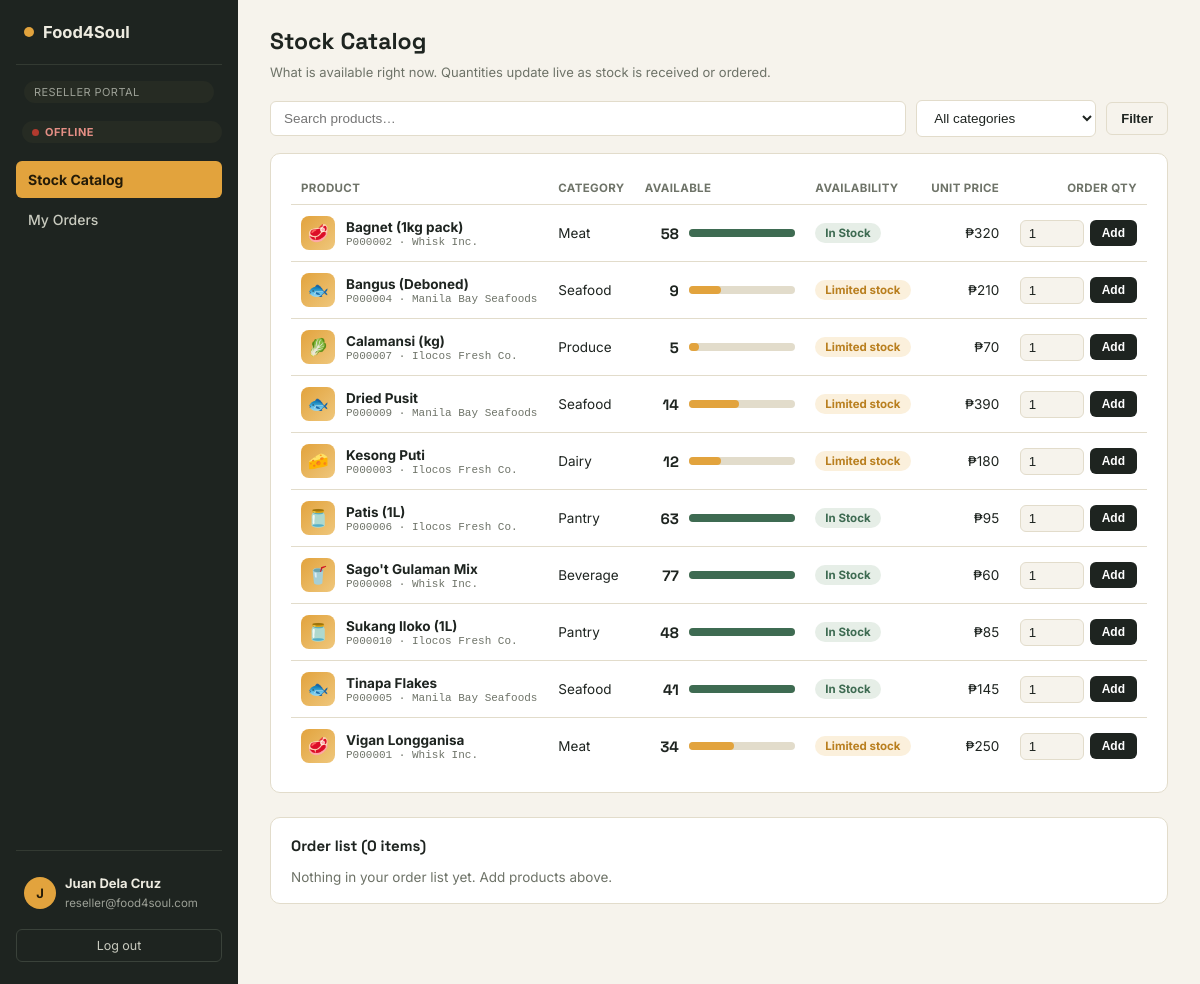
The page /reseller/catalog.php (signed in) on the database its author committed.
### tables this page shows
CREATE TABLE products (
  Product_ID              VARCHAR(10)  PRIMARY KEY,
  Product_Name            VARCHAR(100) NOT NULL,
  Description             TEXT,
  Category                VARCHAR(50),
  Unit_Price              DECIMAL(10,2) NOT NULL,
  Current_Stock_Quantity  INT NOT NULL DEFAULT 0,
  Supplier_ID             VARCHAR(10),
  CONSTRAINT fk_products_supplier
    FOREIGN KEY (Supplier_ID) REFERENCES suppliers(Supplier_ID) ON DELETE SET NULL
);

CREATE TABLE suppliers (
  Supplier_ID      VARCHAR(10)  PRIMARY KEY,
  Supplier_Name    VARCHAR(100) NOT NULL,
  Contact_Person   VARCHAR(100),
  Contact_Address  VARCHAR(255),
  Phone_Number     VARCHAR(20),
  Email_Address    VARCHAR(100)
);

### reseller/catalog.php (the view, shortened to what this page needs)
<?php
require_once __DIR__ . '/../includes/auth.php';
require_once __DIR__ . '/../includes/functions.php';
$search = trim($_GET['q'] ?? '');
$cat    = trim($_GET['cat'] ?? '');
$sql = "SELECT p.*, COALESCE(i.Reorder_Level, 0) AS Reorder_Level, s.Supplier_Name
        FROM products p
        LEFT JOIN inventory i ON i.Product_ID = p.Product_ID
        LEFT JOIN suppliers s ON s.Supplier_ID = p.Supplier_ID
        WHERE p.Product_Name LIKE ?" . ($cat !== '' ? " AND p.Category = ?" : "") . " ORDER BY p.Product_Name";
$params = ['%' . $search . '%'];
$stmt = $pdo->prepare($sql);
$stmt->execute($params);
$products = $stmt->fetchAll();
$cartLines = []; $cartTotal = 0; $cartCount = 0;
require __DIR__ . '/../includes/header.php';
?>
<div class="topbar"><h1>Stock Catalog</h1></div>
<p class="page-sub">What is available right now. Quantities update live as stock is received or ordered.</p>
<form method="get" class="toolbar">
  <input class="search-input" type="text" name="q" placeholder="Search products…" value="<?= htmlspecialchars($search) ?>">
  <select class="search-input" name="cat" style="max-width:180px;">
    <option value="">All categories</option>
  </select>
  <button class="btn btn-ghost" type="submit">Filter</button>
</form>
<div class="panel" data-live="catalog"><div class="table-scroll">
  <table>
    <thead><tr><th>Product</th><th>Category</th><th>Available</th><th>Availability</th><th class="num-r">Unit price</th><th class="num-r">Order qty</th></tr></thead>
    <tbody>
      <?php foreach ($products as $p):
        $st = stock_status($p['Current_Stock_Quantity'], $p['Reorder_Level']); $pid = htmlspecialchars($p['Product_ID']);
        $room = (int)$p['Current_Stock_Quantity'] - (int)($_SESSION['cart'][$p['Product_ID']] ?? 0); ?>
        <tr>
          <td><div class="prod-cell"><span class="ic"><?= category_icon($p['Category']) ?></span><div><strong><?= htmlspecialchars($p['Product_Name']) ?></strong><span class="sku"><?= $pid ?> · <?= htmlspecialchars($p['Supplier_Name'] ?? '—') ?></span></div></div></td>
          <td><?= htmlspecialchars($p['Category']) ?></td>
          <td><div class="qtycell"><span class="n" data-key="stock-<?= $pid ?>"><?= (int)$p['Current_Stock_Quantity'] ?></span><?= stock_bar($p['Current_Stock_Quantity'], $p['Reorder_Level'], false) ?></div></td>
          <td><span class="badge <?= badge_class($st === 'Low Stock' ? 'Pending' : $st) ?>" data-key="st-<?= $pid ?>"><?= $st === 'Low Stock' ? 'Limited stock' : $st ?></span></td>
          <td class="num-r"><?= peso($p['Unit_Price']) ?></td>
          <td>
            <?php if ($room > 0): ?>
            <form method="post" class="add-form">
              <input class="inline-input" type="number" name="qty" value="1" min="1" max="<?= $room ?>" aria-label="Quantity of <?= htmlspecialchars($p['Product_Name']) ?>">
              <button class="btn btn-primary btn-sm" type="submit">Add</button>
            </form>
            <?php else: ?>
              <div class="add-form"><span class="hint"><?= (int)$p['Current_Stock_Quantity'] > 0 ? 'All in your order' : 'Unavailable' ?></span></div>
            <?php endif; ?>
          </td>
        </tr>
      <?php endforeach; ?>
    </tbody>
  </table>
</div></div>
<div class="panel" style="margin-top:24px;">
  <h3>Order list (<?= (int)$cartCount ?> item<?= $cartCount === 1 ? '' : 's' ?>)</h3>
  <?php if (!$cartLines): ?>
    <p style="color:var(--slate);font-size:13.5px;margin:0;">Nothing in your order list yet. Add products above.</p>
  <?php endif; ?>
</div>
<?php require __DIR__ . '/../includes/footer.php'; ?>

### includes/functions.php (shortened to what this page needs)
<?php
function peso($amount) {
    return '₱' . number_format((float)$amount, 0);
}
function badge_class($status) {
    $map = [
        'Delivered' => 'ok', 'In Stock' => 'ok',
        'Pending' => 'warn', 'Low Stock' => 'bad', 'Out of Stock' => 'out',
        'Processing' => 'neutral', 'Cancelled' => 'bad',
        'Unread' => 'warn', 'Read' => 'neutral',
    ];
    return $map[$status] ?? 'neutral';
}
function stock_status($qty, $reorder): string {
    $qty = (int)$qty; $reorder = (int)$reorder;
    return $qty <= $reorder ? 'Low Stock' : 'In Stock';
}
function stock_bar($qty, $reorder, bool $tick = true): string {
    $qty = max(0, (int)$qty); $reorder = max(0, (int)$reorder);
    $scale = max($reorder * 2, $qty, 1);
    $w = round($qty / $scale * 100, 1);
    $t = round($reorder / $scale * 100, 1);
    $cls = ['Out of Stock' => 'out', 'Low Stock' => 'low', 'In Stock' => 'ok'][stock_status($qty, $reorder)];
    return '<div class="stockbar" title="' . $qty . ' on hand' . ($tick ? ', reorder level ' . $reorder : '') . '"><i class="' . $cls . '" style="width:' . $w . '%"></i>'
         . ($tick && $reorder > 0 ? '<b style="left:' . $t . '%"></b>' : '') . '</div>';
}
function category_icon(?string $category): string {
    $map = ['Meat'=>'🥩','Produce'=>'🥬','Seafood'=>'🐟','Pantry'=>'🫙','Dairy'=>'🧀','Beverage'=>'🥤'];
    return $map[$category] ?? '🧺';
}

### assets/css/style.css (style rules this page uses)
:root { --ink:#1E2420; --ink-soft:#3A433C; --paper:#F6F3EC; --paper-raised:#FFFFFF; --line:#E2DCCB; --marigold:#E2A33D; --marigold-deep:#B97F1F; --basil:#3E6B52; --basil-soft:#E6EEE7; --paprika:#B23A2E; --paprika-soft:#F7E4DF; --slate:#6E7368; --radius-sm:6px; --radius-md:10px; --radius-lg:18px; }
* { box-sizing:border-box; }
html,body { height:100%; }
body { margin:0;font-family:'Inter',system-ui,sans-serif;background:var(--paper);color:var(--ink); }
h1,h2,h3,.num { font-family:'Space Grotesk',system-ui,sans-serif; }
.topbar { display:flex;align-items:center;justify-content:space-between;margin-bottom:22px;gap:16px;flex-wrap:wrap; }
.topbar h1 { font-size:23px;margin:0; }
.panel { background:var(--paper-raised);border:1px solid var(--line);border-radius:var(--radius-md);padding:18px 20px;margin-bottom:20px; }
.panel h3 { font-size:15px;margin:0 0 14px;display:flex;align-items:center;justify-content:space-between; }
.table-scroll { overflow-x:auto; }
table { width:100%;border-collapse:collapse;font-size:13.5px; }
th { text-align:left;font-size:11.5px;text-transform:uppercase;letter-spacing:.03em;color:var(--slate);padding:9px 10px;border-bottom:1px solid var(--line); }
td { padding:11px 10px;border-bottom:1px solid var(--line);vertical-align:middle; }
tr:last-child td { border-bottom:none; }
.badge { display:inline-block;padding:3px 10px;border-radius:999px;font-size:11.5px;font-weight:700; }
.badge.ok { background:var(--basil-soft);color:var(--basil); }
.badge.warn { background:#FBF0DC;color:var(--marigold-deep); }
.btn { border:none;border-radius:var(--radius-sm);padding:8px 14px;font-size:13px;font-weight:600;cursor:pointer;text-decoration:none;display:inline-block;transition:.12s; }
.btn-primary { background:var(--ink);color:#fff; }
.btn-ghost { background:none;border:1px solid var(--line);color:var(--ink); }
.btn-sm { padding:5px 10px;font-size:12px; }
.toolbar { display:flex;gap:10px;align-items:center;margin-bottom:16px;flex-wrap:wrap; }
.search-input { padding:9px 13px;border-radius:var(--radius-sm);border:1px solid var(--line);background:var(--paper-raised);font-size:13.5px;flex:1;min-width:160px;color:var(--ink); }
.inline-input { width:72px;padding:5px 8px;border-radius:var(--radius-sm);border:1px solid var(--line);background:var(--paper);color:var(--ink); }
.page-sub { color:var(--slate);font-size:13px;margin:-14px 0 20px; }
.btn-basil.btn-sm,.btn-primary.btn-sm { padding:6px 12px; }
.stockbar { position:relative;height:8px;min-width:90px;background:var(--line);border-radius:999px;overflow:visible; }
.stockbar i { position:absolute;left:0;top:0;bottom:0;border-radius:999px;display:block; }
.stockbar i.ok { background:var(--basil); }
.stockbar i.low { background:var(--marigold); }
.qtycell { display:flex;align-items:center;gap:10px;min-width:150px; }
.qtycell .n { font-family:'Space Grotesk',sans-serif;font-weight:700;font-size:15px;min-width:34px;text-align:right; }
.qtycell .stockbar { flex:1; }
.sku { display:block;font-size:11px;color:var(--slate);font-family:ui-monospace,Menlo,Consolas,monospace;margin-top:1px; }
td.num-r,th.num-r { text-align:right; }
.add-form { display:flex;gap:6px;align-items:center;justify-content:flex-end; }
.add-form .inline-input { width:64px; }
.prod-cell { display:flex;align-items:center;gap:11px; }
.prod-cell .ic { width:34px;height:34px;border-radius:8px;background:linear-gradient(135deg,var(--marigold),#EFC77C);display:flex;align-items:center;justify-content:center;font-size:17px;flex-shrink:0; }
th { white-space:nowrap; }

### rows shown on the page
products: Category "🥩", Product_Name "Bagnet (1kg pack)", Product_ID "P000002", Supplier_ID.Supplier_Name "Whisk Inc.", Category "Meat", Current_Stock_Quantity "58", $w 100 (drawn), st "In Stock", Unit_Price "₱320"
products: Category "🐟", Product_Name "Bangus (Deboned)", Product_ID "P000004", Supplier_ID.Supplier_Name "Manila Bay Seafoods", Category "Seafood", Current_Stock_Quantity "9", $w 30 (drawn), shows "Limited stock", Unit_Price "₱210"
products: Category "🥬", Product_Name "Calamansi (kg)", Product_ID "P000007", Supplier_ID.Supplier_Name "Ilocos Fresh Co.", Category "Produce", Current_Stock_Quantity "5", $w 10 (drawn), shows "Limited stock", Unit_Price "₱70"
products: Category "🐟", Product_Name "Dried Pusit", Product_ID "P000009", Supplier_ID.Supplier_Name "Manila Bay Seafoods", Category "Seafood", Current_Stock_Quantity "14", $w 46.7 (drawn), shows "Limited stock", Unit_Price "₱390"
products: Category "🧀", Product_Name "Kesong Puti", Product_ID "P000003", Supplier_ID.Supplier_Name "Ilocos Fresh Co.", Category "Dairy", Current_Stock_Quantity "12", $w 30 (drawn), shows "Limited stock", Unit_Price "₱180"
products: Category "🫙", Product_Name "Patis (1L)", Product_ID "P000006", Supplier_ID.Supplier_Name "Ilocos Fresh Co.", Category "Pantry", Current_Stock_Quantity "63", $w 100 (drawn), st "In Stock", Unit_Price "₱95"
products: Category "🥤", Product_Name "Sago't Gulaman Mix", Product_ID "P000008", Supplier_ID.Supplier_Name "Whisk Inc.", Category "Beverage", Current_Stock_Quantity "77", $w 100 (drawn), st "In Stock", Unit_Price "₱60"
products: Category "🫙", Product_Name "Sukang Iloko (1L)", Product_ID "P000010", Supplier_ID.Supplier_Name "Ilocos Fresh Co.", Category "Pantry", Current_Stock_Quantity "48", $w 100 (drawn), st "In Stock", Unit_Price "₱85"
products: Category "🐟", Product_Name "Tinapa Flakes", Product_ID "P000005", Supplier_ID.Supplier_Name "Manila Bay Seafoods", Category "Seafood", Current_Stock_Quantity "41", $w 100 (drawn), st "In Stock", Unit_Price "₱145"
products: Category "🥩", Product_Name "Vigan Longganisa", Product_ID "P000001", Supplier_ID.Supplier_Name "Whisk Inc.", Category "Meat", Current_Stock_Quantity "34", $w 42.5 (drawn), shows "Limited stock", Unit_Price "₱250"

### other values the page prints
$role "RESELLER"
$label "Stock Catalog"
$label "My Orders"
mb_substr($user['Full_Name'] ?? '?', 0, 1) "J"
$user['Full_Name'] "Juan Dela Cruz"
$user['Email_Address'] "reseller@food4soul.com"
$cartCount "0"
